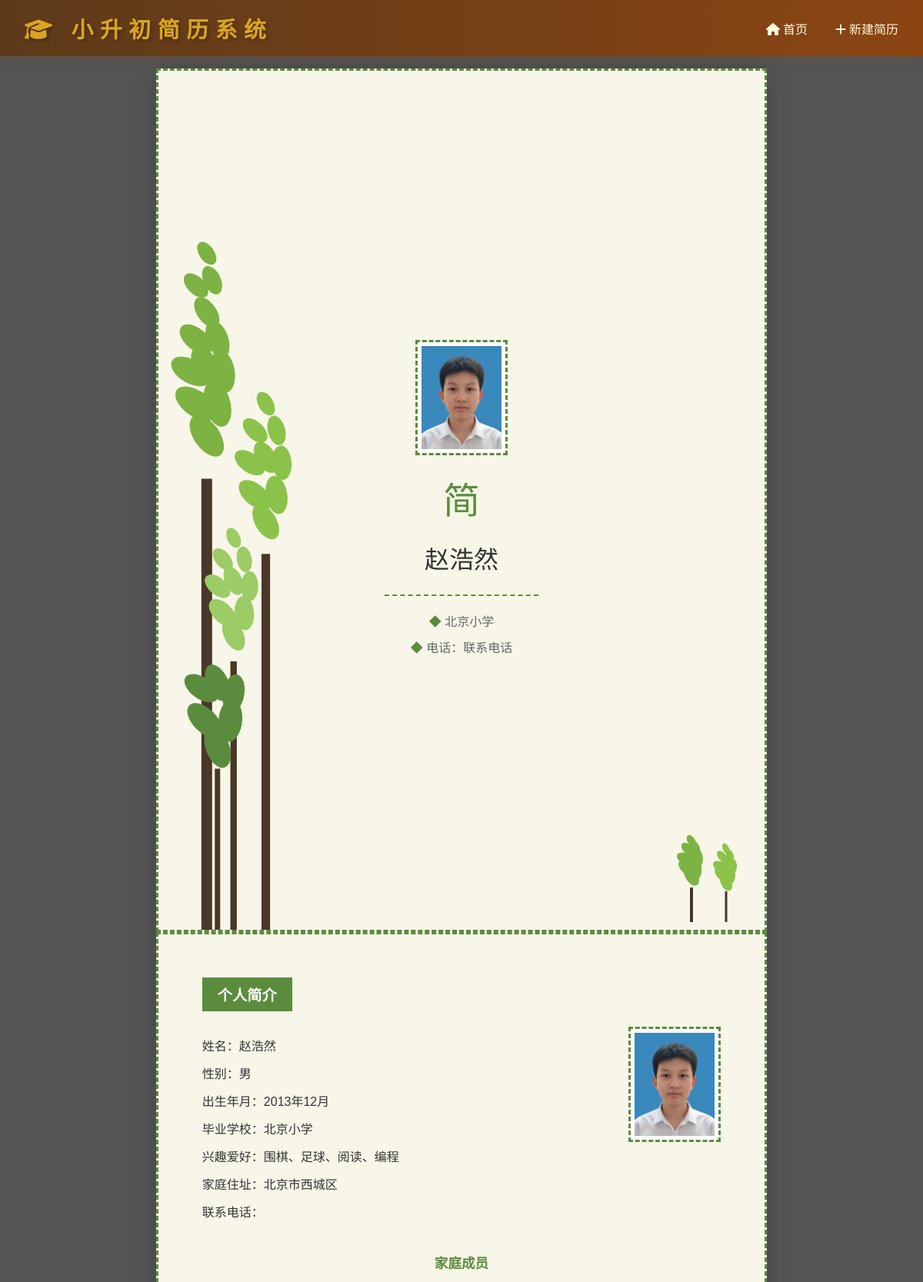
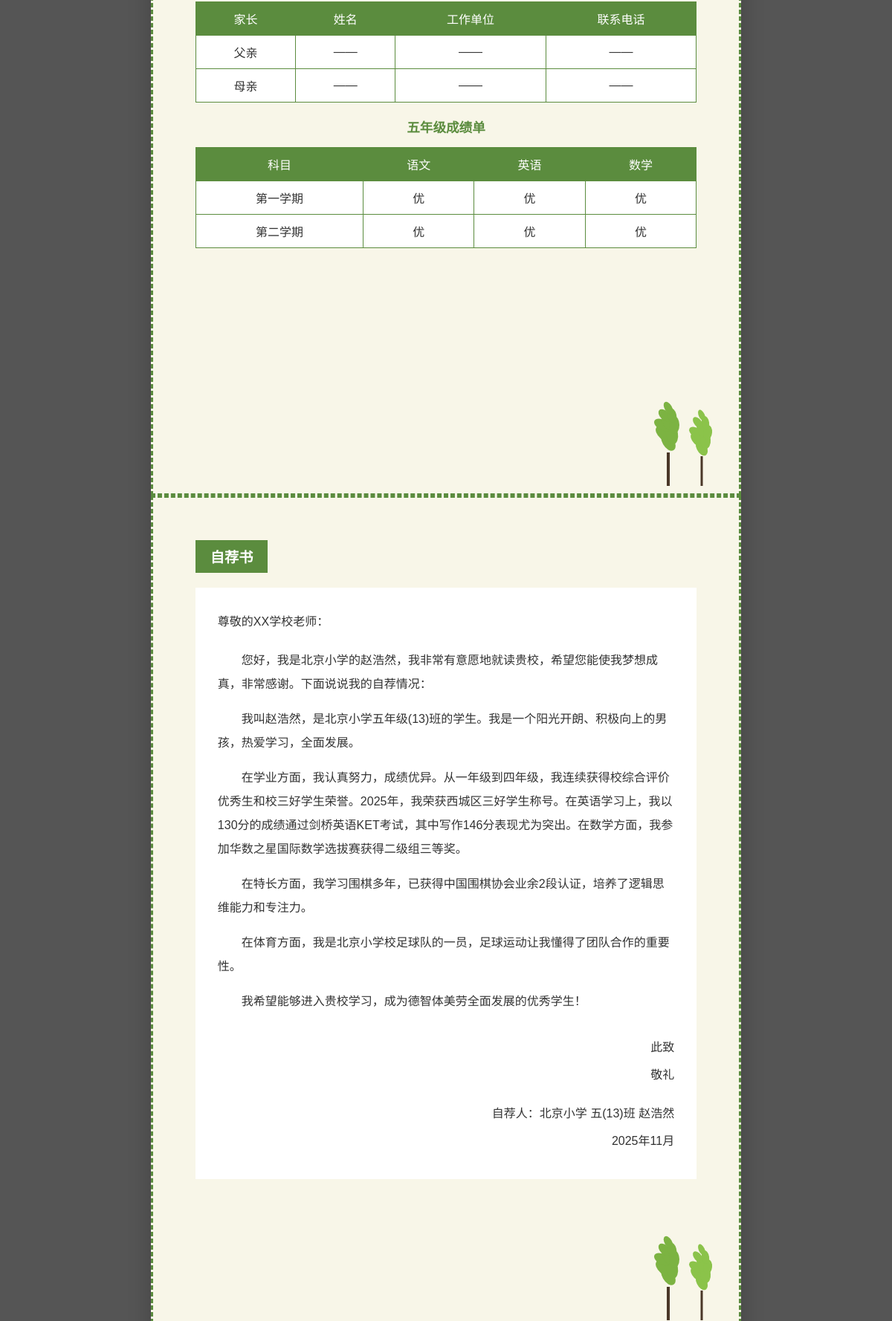
/preview/1/green (upper part), run on the app's committed database (2 pictures, top to bottom).
### app.py (models this page shows)
class Student(db.Model):
    id = db.Column(db.Integer, primary_key=True)
    name = db.Column(db.String(50), nullable=False)
    gender = db.Column(db.String(10), default='男')
    birth_date = db.Column(db.String(20))
    height = db.Column(db.String(10))
    school = db.Column(db.String(100))
    class_name = db.Column(db.String(50))
    district = db.Column(db.String(100))
    address = db.Column(db.String(200))
    phone = db.Column(db.String(20))
    hobbies = db.Column(db.String(200))
    photo = db.Column(db.String(200))  # 人像照片路径
    self_intro = db.Column(db.Text)
    parent_message = db.Column(db.Text)
    teacher_comment = db.Column(db.Text)
    created_at = db.Column(db.DateTime, default=datetime.utcnow)
    updated_at = db.Column(db.DateTime, default=datetime.utcnow, onupdate=datetime.utcnow)
    awards = db.relationship('Award', backref='student', lazy=True, cascade='all, delete-orphan')
    certificates = db.relationship('Certificate', backref='student', lazy=True, cascade='all, delete-orphan')

### app.py (the view)
@app.route('/preview/<int:student_id>/green')
def preview_resume_green(student_id):
    student = Student.query.get_or_404(student_id)
    return render_template('preview_green.html', student=student)

### app.py (called while the page is built)
@app.context_processor
def utility_processor():
    return {'now': datetime.now}

### templates/preview_green.html (shortened to what this page needs)
{% extends "base.html" %}
{% block extra_css %}
<link rel="stylesheet" href="{{ url_for('static', filename='css/template_green.css') }}">
{% endblock %}
{% block content %}
<div class="resume-green">
    <div class="green-page green-cover">
        <div class="trees-left"></div>
        <div class="photo-frame">
            {% if student.photo %}
            <img src="{{ url_for('static', filename=student.photo) }}" alt="照片">
            {% else %}
            <div style="width: 100%; height: 100%; background: #f0f0f0; display: flex; align-items: center; justify-content: center;">
                <i class="fas fa-user" style="font-size: 3rem; color: #ccc;"></i>
            </div>
            {% endif %}
        </div>
        <div class="title-icon">简</div>
        <div class="student-name">{{ student.name or '姓名' }}</div>
        <div class="info-divider"></div>
        <div class="student-info">
            <span class="info-diamond">◆</span> {{ student.school or '学校名称' }}
        </div>
        <div class="student-info">
            <span class="info-diamond">◆</span> 电话：{{ student.phone or '联系电话' }}
        </div>
        <div class="green-footer-trees"></div>
    </div>
    <div class="green-page">
        <div class="green-section-title">个人简介</div>
        <div class="green-info-section">
            <div class="green-info-left">
                <div class="green-info-item">
                    <span class="label">姓名：</span>{{ student.name or '' }}
                </div>
                <div class="green-info-item">
                    <span class="label">性别：</span>{{ student.gender or '' }}
                </div>
                <div class="green-info-item">
                    <span class="label">出生年月：</span>{{ student.birth_date or '' }}
                </div>
                <div class="green-info-item">
                    <span class="label">毕业学校：</span>{{ student.school or '' }}
                </div>
                <div class="green-info-item">
                    <span class="label">兴趣爱好：</span>{{ student.hobbies or '' }}
                </div>
                <div class="green-info-item">
                    <span class="label">家庭住址：</span>{{ student.address or student.district or '' }}
                </div>
                <div class="green-info-item">
                    <span class="label">联系电话：</span>{{ student.phone or '' }}
                </div>
            </div>
            <div class="green-info-right">
                <div class="photo-frame">
                    {% if student.photo %}
                    <img src="{{ url_for('static', filename=student.photo) }}" alt="照片">
                    {% else %}
                    <div style="width: 100%; height: 100%; background: #f5f5f5; display: flex; align-items: center; justify-content: center;">
                        <i class="fas fa-user" style="font-size: 2rem; color: #ccc;"></i>
                    </div>
                    {% endif %}
                </div>
            </div>
        </div>
        <div class="green-table-title">家庭成员</div>
        <table class="green-table">
            <tr>
                <th>家长</th>
                <th>姓名</th>
                <th>工作单位</th>
                <th>联系电话</th>
            </tr>
            <tr>
                <td>父亲</td>
                <td>——</td>
                <td>——</td>
                <td>——</td>
            </tr>
            <tr>
                <td>母亲</td>
                <td>——</td>
                <td>——</td>
                <td>——</td>
            </tr>
        </table>
        <div class="green-table-title">五年级成绩单</div>
        <table class="green-table">
            <tr>
                <th>科目</th>
                <th>语文</th>
                <th>英语</th>
                <th>数学</th>
            </tr>
            <tr>
                <td>第一学期</td>
                <td>优</td>
                <td>优</td>
                <td>优</td>
            </tr>
            <tr>
                <td>第二学期</td>
                <td>优</td>
                <td>优</td>
                <td>优</td>
            </tr>
        </table>
        <div class="green-footer-trees"></div>
    </div>
    <div class="green-page">
        <div class="green-section-title">自荐书</div>
        <div class="green-letter">
            <div class="greeting">尊敬的XX学校老师：</div>
            <div class="content">
                您好，我是{{ student.school or 'XX小学' }}的{{ student.name or '学生' }}，我非常有意愿地就读贵校，希望您能使我梦想成真，非常感谢。下面说说我的自荐情况：
            </div>
            {% if student.self_intro %}
            <div class="content">
                {{ student.self_intro|replace('\n', '</div><div class="content">')|safe }}
            </div>
            {% else %}
            <div class="content">
                我是一个阳光开朗、积极向上的学生，热爱学习，全面发展。在学业方面认真努力，成绩优异。我有很多爱好，比如围棋、足球、阅读等。我是个努力的孩子，遇到任何困难、挫折，我都不会被打败，我会用自己的行动去战胜它们！
            </div>
            {% endif %}
            <div class="signature">
                <p>此致</p>
                <p style="text-indent: 2em;">敬礼</p>
                <p style="margin-top: 20px;">自荐人：{{ student.school or '' }} {{ student.class_name or '' }} {{ student.name or '' }}</p>
                <p>{{ now().year }}年{{ now().month }}月</p>
            </div>
        </div>
        <div class="green-footer-trees"></div>
    </div>
    {% set cert_awards = student.certificates|selectattr('category', 'equalto', '证书')|list + student.certificates|selectattr('category', 'equalto', '奖状')|list %}
    {% set activity_photos = student.certificates|selectattr('category', 'equalto', '活动照片')|list %}
    {% set practice_awards = student.awards|selectattr('category', 'equalto', '社会实践')|list %}
</div>
{% endblock %}

### templates/base.html (shortened to what this page needs)
<!DOCTYPE html>
<html lang="zh-CN">
<head>
    <link rel="stylesheet" href="{{ url_for('static', filename='css/style.css') }}">
    <link rel="stylesheet" href="https://cdnjs.cloudflare.com/ajax/libs/font-awesome/6.4.0/css/all.min.css">
    {% block extra_css %}{% endblock %}
</head>
<body>
    <nav class="navbar">
        <div style="display: flex; justify-content: space-between; align-items: center; max-width: 1200px; margin: 0 auto;">
            <h1><i class="fas fa-graduation-cap"></i> 小升初简历系统</h1>
            <div>
                <a href="{{ url_for('index') }}"><i class="fas fa-home"></i> 首页</a>
                <a href="{{ url_for('create_resume') }}"><i class="fas fa-plus"></i> 新建简历</a>
            </div>
        </div>
    </nav>
    <div class="container">
        {% block content %}{% endblock %}
    </div>
</body>
</html>

### static/css/style.css (style rules this page uses)
:root { --primary-brown: #8B4513; --dark-brown: #5D3A1A; --light-brown: #D2691E; --gold: #DAA520; --cream: #FFF8DC; --ivory: #FFFFF0; --beige: #F5F5DC; --warm-white: #FDF5E6; --text-dark: #3E2723; --text-light: #5D4037; --border-gold: #B8860B; --shadow: rgba(139, 69, 19, 0.2); }
* { margin: 0; padding: 0; box-sizing: border-box; }
body { font-family: 'Noto Serif SC', 'SimSun', serif; background: linear-gradient(135deg, #FFF8DC 0%, #F5DEB3 50%, #DEB887 100%); min-height: 100vh; color: var(--text-dark); }
.navbar { background: linear-gradient(to right, var(--dark-brown), var(--primary-brown)); padding: 1rem 2rem; box-shadow: 0 4px 12px var(--shadow); position: sticky; top: 0; z-index: 100; }
.navbar h1 { color: var(--gold); font-family: 'ZCOOL XiaoWei', 'KaiTi', serif; font-size: 1.8rem; text-shadow: 2px 2px 4px rgba(0,0,0,0.3); letter-spacing: 0.3em; }
.navbar a { color: var(--cream); text-decoration: none; margin-left: 2rem; transition: color 0.3s; }
.container { max-width: 1200px; margin: 0 auto; padding: 2rem; }

### static/css/template_green.css (style rules this page uses)
:root { --green-primary: #5B8C3E; --green-dark: #4A7331; --green-light: #7CB342; --green-leaf: #8BC34A; --cream-bg: #F8F6E8; --cream-light: #FDFCF5; --text-dark: #333333; --text-gray: #666666; --border-green: #5B8C3E; }
.resume-green { max-width: 210mm; margin: 0 auto; font-family: 'Microsoft YaHei', '微软雅黑', sans-serif; background: white; box-shadow: 0 0 30px rgba(0,0,0,0.2); }
.green-page { min-height: 297mm; background: var(--cream-bg); padding: 15mm; position: relative; page-break-after: always; border: 3px dashed var(--green-primary); box-sizing: border-box; }
.green-cover { display: flex; flex-direction: column; align-items: center; justify-content: center; text-align: center; position: relative; overflow: hidden; }
.green-cover .trees-left { position: absolute; left: 0; top: 0; bottom: 0; width: 200px; background-size: auto 100%; }
.green-cover .photo-frame { width: 120px; height: 150px; border: 3px dashed var(--green-primary); padding: 5px; background: white; margin-bottom: 20px; }
.green-cover .photo-frame img { width: 100%; height: 100%; object-fit: cover; }
.green-cover .title-icon { font-size: 3rem; color: var(--green-primary); margin-bottom: 10px; }
.green-cover .student-name { font-size: 2rem; color: var(--text-dark); margin: 10px 0; font-weight: normal; }
.green-cover .student-info { color: var(--text-gray); font-size: 1rem; margin: 5px 0; }
.green-cover .info-divider { width: 200px; border-top: 2px dashed var(--green-primary); margin: 15px auto; }
.green-cover .info-diamond { color: var(--green-primary); }
.green-section-title { background: var(--green-primary); color: white; padding: 8px 20px; font-size: 1.2rem; font-weight: bold; display: inline-block; margin-bottom: 20px; border-radius: 0; }
.green-info-section { display: flex; gap: 30px; margin-bottom: 30px; }
.green-info-left { flex: 1; }
.green-info-right { width: 120px; }
.green-info-item { margin: 12px 0; font-size: 1rem; color: var(--text-dark); }
.green-info-item .label { color: var(--text-dark); font-weight: normal; }
.green-info-right .photo-frame { width: 120px; height: 150px; border: 3px dashed var(--green-primary); padding: 5px; background: white; }
.green-info-right .photo-frame img { width: 100%; height: 100%; object-fit: cover; }
.green-table { width: 100%; border-collapse: collapse; margin: 15px 0; }
.green-table th { background: var(--green-primary); color: white; padding: 10px 15px; text-align: center; font-weight: normal; border: 1px solid var(--green-primary); }
.green-table td { padding: 10px 15px; text-align: center; border: 1px solid var(--green-primary); background: white; }
.green-table-title { text-align: center; color: var(--green-primary); font-size: 1.1rem; font-weight: bold; margin: 20px 0 10px; }
.green-letter { background: white; padding: 30px; line-height: 2; font-size: 1rem; color: var(--text-dark); }
.green-letter .greeting { margin-bottom: 20px; }
.green-letter .content { text-indent: 2em; margin-bottom: 15px; }
.green-letter .signature { text-align: right; margin-top: 30px; }
.green-letter .signature p { margin: 5px 0; }
.green-footer-trees { position: absolute; bottom: 10px; right: 15px; width: 120px; height: 140px; background-size: contain; }

### templates/preview_green.html (style rules this page uses)
body { background: #555; }
.container { padding: 1rem; max-width: 100%; }

### data on the page
Student: photo (picture), name "赵浩然", school "北京小学", phone "联系电话", gender "男", birth_date "2013年12月", hobbies "围棋、足球、阅读、编程", address+district "北京市西城区", self_intro "我叫赵浩然，是北京小学五年级(13)班的学生。我是一个阳光开朗、积极向上的男孩，热爱学习，全面发展。 在学业方面，我认真努力，成绩优异。从一年级到四年级，我连续获得校综合评价优秀生和校三好学生荣誉。2025年，我荣获西城区三好学生称号。在英语学习上，我以130分的成绩通过剑桥英语KET考试，其中写作146分表现尤为突出。在数学方面，我参加华数之星国际数学选拔赛获得二级组三等奖。 在特长方面，我学习围棋多年，已获得中国围棋协会业余2段认证，培养了逻辑思维能力和专注力。 在体育方面，我是北京小学校足球队的一员，足球运动让我懂得了团队合作的重要性。 我希望能够进入贵校学习，成为德智体美劳全面发展的优秀学生！", class_name "五(13)班"
